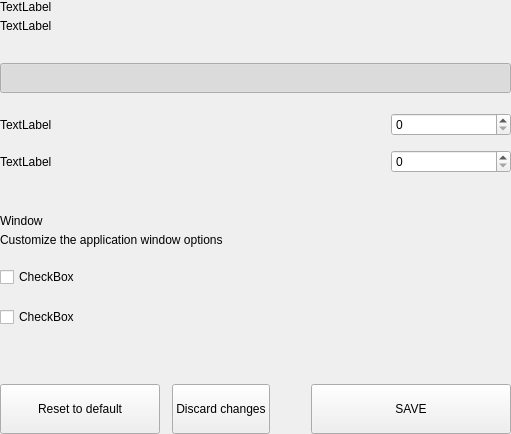
<?xml version="1.0" encoding="UTF-8"?>
<ui version="4.0">
 <class>SettingsMainOptionsWidget</class>
 <widget class="QWidget" name="SettingsMainOptionsWidget">
  <property name="geometry">
   <rect>
    <x>0</x>
    <y>0</y>
    <width>511</width>
    <height>434</height>
   </rect>
  </property>
  <property name="windowTitle">
   <string>Form</string>
  </property>
  <layout class="QVBoxLayout" name="verticalLayout">
   <property name="spacing">
    <number>0</number>
   </property>
   <property name="leftMargin">
    <number>0</number>
   </property>
   <property name="topMargin">
    <number>0</number>
   </property>
   <property name="rightMargin">
    <number>0</number>
   </property>
   <property name="bottomMargin">
    <number>0</number>
   </property>
   <item>
    <widget class="QWidget" name="left" native="true">
     <layout class="QVBoxLayout" name="verticalLayout_3">
      <property name="leftMargin">
       <number>0</number>
      </property>
      <property name="topMargin">
       <number>0</number>
      </property>
      <property name="rightMargin">
       <number>0</number>
      </property>
      <property name="bottomMargin">
       <number>0</number>
      </property>
      <item>
       <layout class="QVBoxLayout" name="verticalLayout_2">
        <property name="spacing">
         <number>0</number>
        </property>
        <item>
         <layout class="QHBoxLayout" name="horizontalLayout_3" stretch="1">
          <property name="spacing">
           <number>0</number>
          </property>
          <item>
           <layout class="QVBoxLayout" name="verticalLayoutTitle">
            <property name="spacing">
             <number>5</number>
            </property>
            <item>
             <widget class="QLabel" name="labelTitle">
              <property name="text">
               <string>TextLabel</string>
              </property>
             </widget>
            </item>
            <item>
             <widget class="QLabel" name="labelSubtitle1">
              <property name="text">
               <string>TextLabel</string>
              </property>
              <property name="wordWrap">
               <bool>true</bool>
              </property>
             </widget>
            </item>
           </layout>
          </item>
         </layout>
        </item>
        <item>
         <spacer name="verticalSpacer_2">
          <property name="orientation">
           <enum>Qt::Vertical</enum>
          </property>
          <property name="sizeType">
           <enum>QSizePolicy::Fixed</enum>
          </property>
          <property name="sizeHint" stdset="0">
           <size>
            <width>20</width>
            <height>30</height>
           </size>
          </property>
         </spacer>
        </item>
        <item>
         <layout class="QHBoxLayout" name="horizontalLayout">
          <item>
           <widget class="QPushButton" name="pushSwitchStart">
            <property name="minimumSize">
             <size>
              <width>0</width>
              <height>30</height>
             </size>
            </property>
            <property name="maximumSize">
             <size>
              <width>16777215</width>
              <height>30</height>
             </size>
            </property>
            <property name="text">
             <string/>
            </property>
            <property name="checkable">
             <bool>true</bool>
            </property>
            <property name="checked">
             <bool>true</bool>
            </property>
           </widget>
          </item>
         </layout>
        </item>
        <item>
         <spacer name="verticalSpacer_3">
          <property name="orientation">
           <enum>Qt::Vertical</enum>
          </property>
          <property name="sizeType">
           <enum>QSizePolicy::Fixed</enum>
          </property>
          <property name="sizeHint" stdset="0">
           <size>
            <width>20</width>
            <height>20</height>
           </size>
          </property>
         </spacer>
        </item>
        <item>
         <layout class="QHBoxLayout" name="horizontalLayout_2">
          <item>
           <widget class="QLabel" name="labelTitleSizeDb">
            <property name="text">
             <string>TextLabel</string>
            </property>
           </widget>
          </item>
          <item>
           <spacer name="horizontalSpacer_3">
            <property name="orientation">
             <enum>Qt::Horizontal</enum>
            </property>
            <property name="sizeHint" stdset="0">
             <size>
              <width>40</width>
              <height>20</height>
             </size>
            </property>
           </spacer>
          </item>
          <item>
           <widget class="QSpinBox" name="databaseCache">
            <property name="minimumSize">
             <size>
              <width>120</width>
              <height>0</height>
             </size>
            </property>
           </widget>
          </item>
         </layout>
        </item>
        <item>
         <spacer name="verticalThreads2">
          <property name="orientation">
           <enum>Qt::Vertical</enum>
          </property>
          <property name="sizeType">
           <enum>QSizePolicy::Fixed</enum>
          </property>
          <property name="sizeHint" stdset="0">
           <size>
            <width>20</width>
            <height>14</height>
           </size>
          </property>
         </spacer>
        </item>
        <item>
         <layout class="QHBoxLayout" name="horizontalThreads">
          <item>
           <widget class="QLabel" name="labelTitleThreads">
            <property name="text">
             <string>TextLabel</string>
            </property>
           </widget>
          </item>
          <item>
           <spacer name="horizontalSpacerThreads">
            <property name="orientation">
             <enum>Qt::Horizontal</enum>
            </property>
            <property name="sizeHint" stdset="0">
             <size>
              <width>40</width>
              <height>20</height>
             </size>
            </property>
           </spacer>
          </item>
          <item>
           <widget class="QSpinBox" name="threadsScriptVerif">
            <property name="minimumSize">
             <size>
              <width>120</width>
              <height>0</height>
             </size>
            </property>
           </widget>
          </item>
         </layout>
        </item>
        <item>
         <spacer name="verticalPercentagezPwrb">
          <property name="orientation">
           <enum>Qt::Vertical</enum>
          </property>
          <property name="sizeType">
           <enum>QSizePolicy::Fixed</enum>
          </property>
          <property name="sizeHint" stdset="0">
           <size>
            <width>20</width>
            <height>20</height>
           </size>
          </property>
         </spacer>
        </item>
        <item>
         <widget class="QLabel" name="labelDivider">
          <property name="minimumSize">
           <size>
            <width>0</width>
            <height>1</height>
           </size>
          </property>
          <property name="maximumSize">
           <size>
            <width>16777215</width>
            <height>1</height>
           </size>
          </property>
          <property name="text">
           <string/>
          </property>
         </widget>
        </item>
        <item>
         <spacer name="verticalThreads">
          <property name="orientation">
           <enum>Qt::Vertical</enum>
          </property>
          <property name="sizeType">
           <enum>QSizePolicy::Fixed</enum>
          </property>
          <property name="sizeHint" stdset="0">
           <size>
            <width>20</width>
            <height>20</height>
           </size>
          </property>
         </spacer>
        </item>
        <item>
         <layout class="QHBoxLayout" name="horizontalLayout_34" stretch="1">
          <property name="spacing">
           <number>0</number>
          </property>
          <item>
           <layout class="QVBoxLayout" name="verticalLayoutTitle2">
            <property name="spacing">
             <number>5</number>
            </property>
            <item>
             <widget class="QLabel" name="labelTitleDown">
              <property name="text">
               <string>Window</string>
              </property>
             </widget>
            </item>
            <item>
             <widget class="QLabel" name="labelSubtitleDown">
              <property name="text">
               <string>Customize the application window options</string>
              </property>
              <property name="wordWrap">
               <bool>true</bool>
              </property>
             </widget>
            </item>
           </layout>
          </item>
         </layout>
        </item>
        <item>
         <spacer name="verticalSpacer_5">
          <property name="orientation">
           <enum>Qt::Vertical</enum>
          </property>
          <property name="sizeType">
           <enum>QSizePolicy::Fixed</enum>
          </property>
          <property name="sizeHint" stdset="0">
           <size>
            <width>20</width>
            <height>20</height>
           </size>
          </property>
         </spacer>
        </item>
        <item>
         <widget class="QCheckBox" name="checkBoxMinTaskbar">
          <property name="text">
           <string>CheckBox</string>
          </property>
         </widget>
        </item>
        <item>
         <spacer name="verticalSpacer_4">
          <property name="orientation">
           <enum>Qt::Vertical</enum>
          </property>
          <property name="sizeType">
           <enum>QSizePolicy::Fixed</enum>
          </property>
          <property name="sizeHint" stdset="0">
           <size>
            <width>20</width>
            <height>20</height>
           </size>
          </property>
         </spacer>
        </item>
        <item>
         <widget class="QCheckBox" name="checkBoxMinClose">
          <property name="text">
           <string>CheckBox</string>
          </property>
         </widget>
        </item>
        <item>
         <spacer name="verticalSpacer">
          <property name="orientation">
           <enum>Qt::Vertical</enum>
          </property>
          <property name="sizeHint" stdset="0">
           <size>
            <width>20</width>
            <height>40</height>
           </size>
          </property>
         </spacer>
        </item>
        <item>
         <layout class="QHBoxLayout" name="horizontalLayout_7">
          <property name="spacing">
           <number>12</number>
          </property>
          <item>
           <widget class="QPushButton" name="pushButtonReset">
            <property name="minimumSize">
             <size>
              <width>160</width>
              <height>50</height>
             </size>
            </property>
            <property name="maximumSize">
             <size>
              <width>50</width>
              <height>16777215</height>
             </size>
            </property>
            <property name="focusPolicy">
             <enum>Qt::NoFocus</enum>
            </property>
            <property name="text">
             <string>Reset to default</string>
            </property>
           </widget>
          </item>
          <item>
           <widget class="QPushButton" name="pushButtonClean">
            <property name="minimumSize">
             <size>
              <width>0</width>
              <height>50</height>
             </size>
            </property>
            <property name="focusPolicy">
             <enum>Qt::NoFocus</enum>
            </property>
            <property name="text">
             <string>Discard changes</string>
            </property>
           </widget>
          </item>
          <item>
           <spacer name="horizontalSpacer_5">
            <property name="orientation">
             <enum>Qt::Horizontal</enum>
            </property>
            <property name="sizeType">
             <enum>QSizePolicy::Expanding</enum>
            </property>
            <property name="sizeHint" stdset="0">
             <size>
              <width>40</width>
              <height>20</height>
             </size>
            </property>
           </spacer>
          </item>
          <item>
           <widget class="QPushButton" name="pushButtonSave">
            <property name="minimumSize">
             <size>
              <width>200</width>
              <height>50</height>
             </size>
            </property>
            <property name="maximumSize">
             <size>
              <width>200</width>
              <height>50</height>
             </size>
            </property>
            <property name="focusPolicy">
             <enum>Qt::NoFocus</enum>
            </property>
            <property name="text">
             <string>SAVE</string>
            </property>
           </widget>
          </item>
         </layout>
        </item>
       </layout>
      </item>
     </layout>
    </widget>
   </item>
  </layout>
 </widget>
 <resources/>
 <connections/>
</ui>
